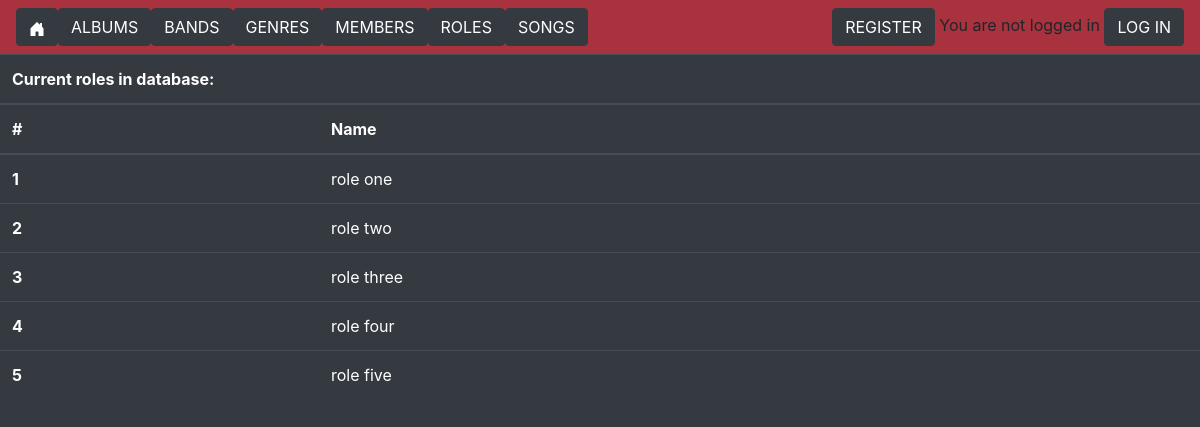
Screenshot of /roles/ with the database file from the repository.
### zotify/models.py (models this page shows, shortened)
class Role(models.Model):
    name = models.CharField(max_length=50)

### zotify/views.py (the view)
# urls.py: path('roles/', views.roles, name='roles'),
def roles(request):
    role = Role.objects.all()
    return render(request, 'zotify/roles.html', {'roles': role})

### zotify/templates/zotify/roles.html
{% extends "zotify/main.html" %}
{% block content %}
<table class="table table-dark">
    <thead>
    <tr>
        <th colspan="2">Current roles in database:</th>
    </tr>
    <tr>
        <th scope="col">#</th>
        <th scope="col">Name</th>
    </tr>
    </thead>
    <tbody>
    {% for i in roles %}
    <tr>
        <th scope="row">{{forloop.counter}}</th>
        <td>{{i.name}}</td>
    </tr>
    {% endfor %}
    </tbody>
</table>
{% endblock content %}

### zotify/static/zotify/main.css (style rules this page uses)
.bg-color { background: rgb(52, 58, 64) !important; }

### rows the page displays
Role: name "role one"
Role: name "role two"
Role: name "role three"
Role: name "role four"
Role: name "role five"
